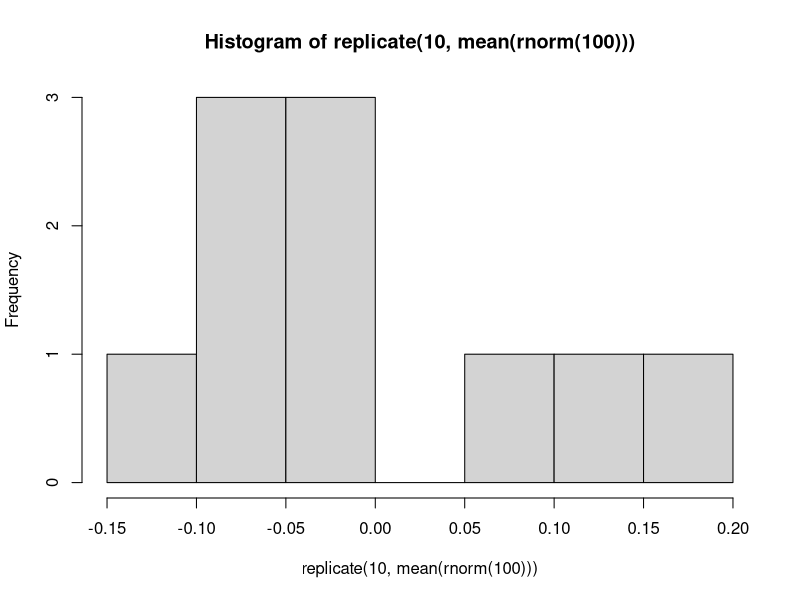
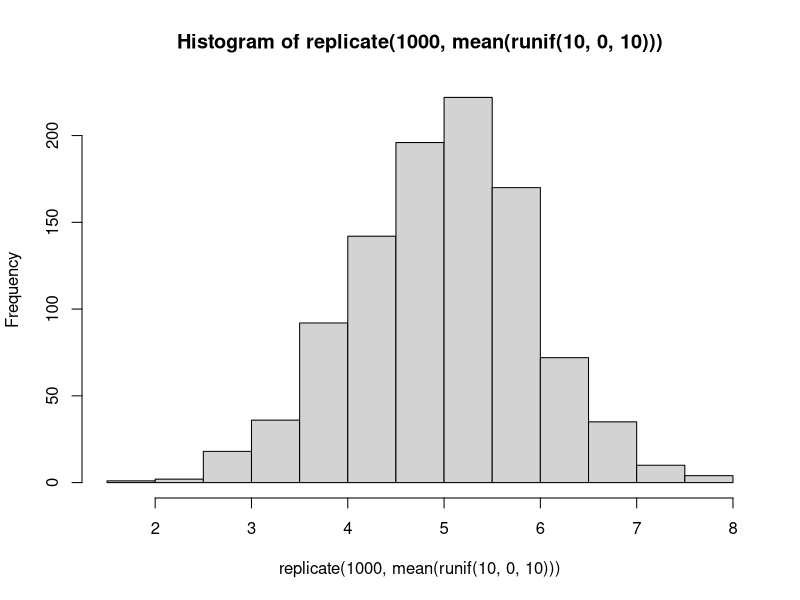
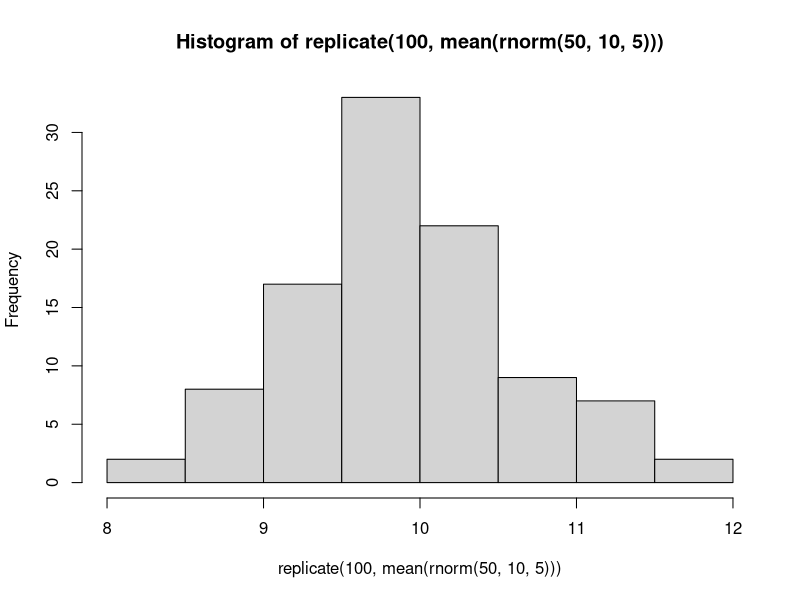
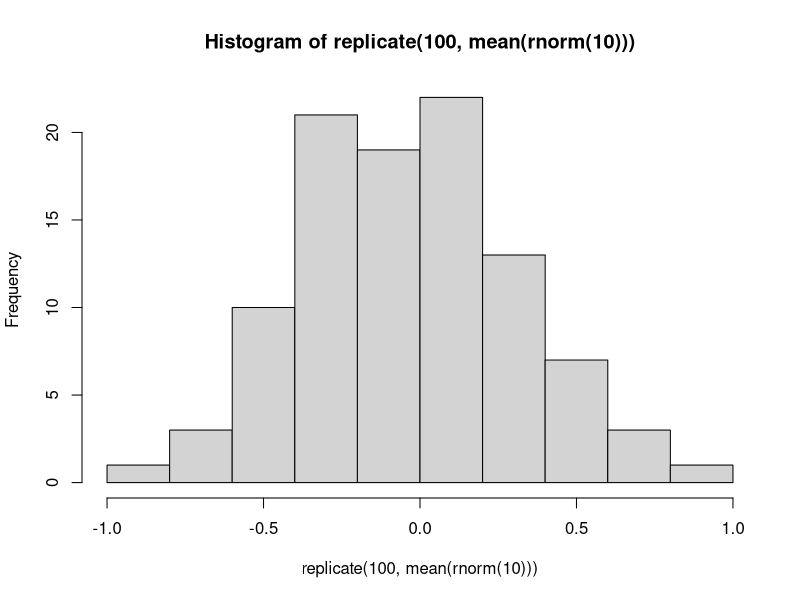
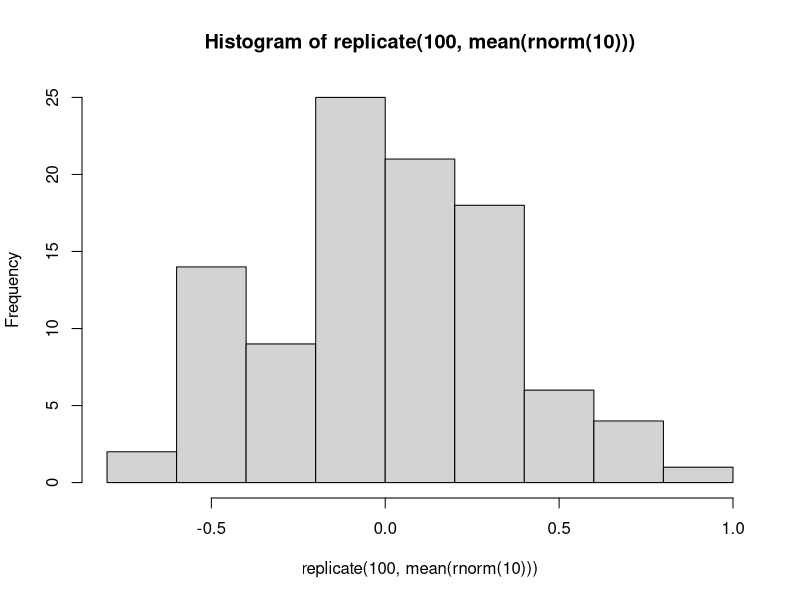
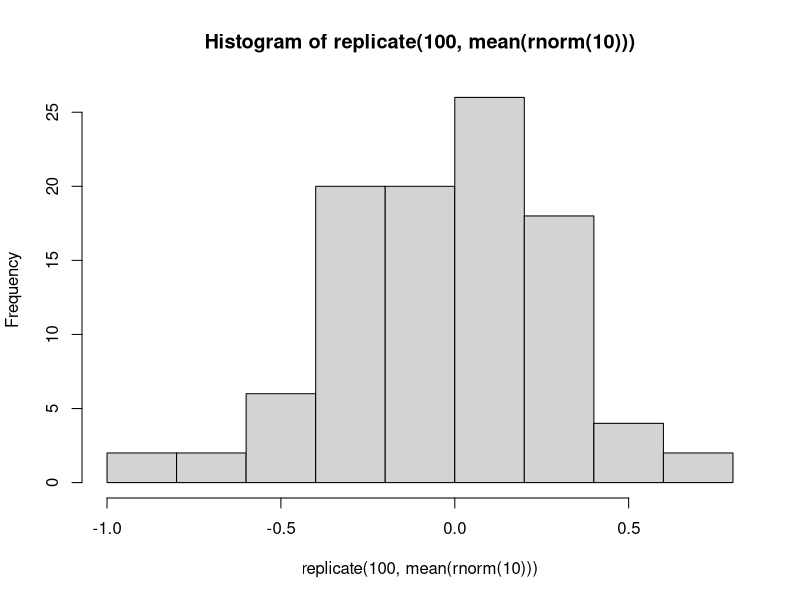
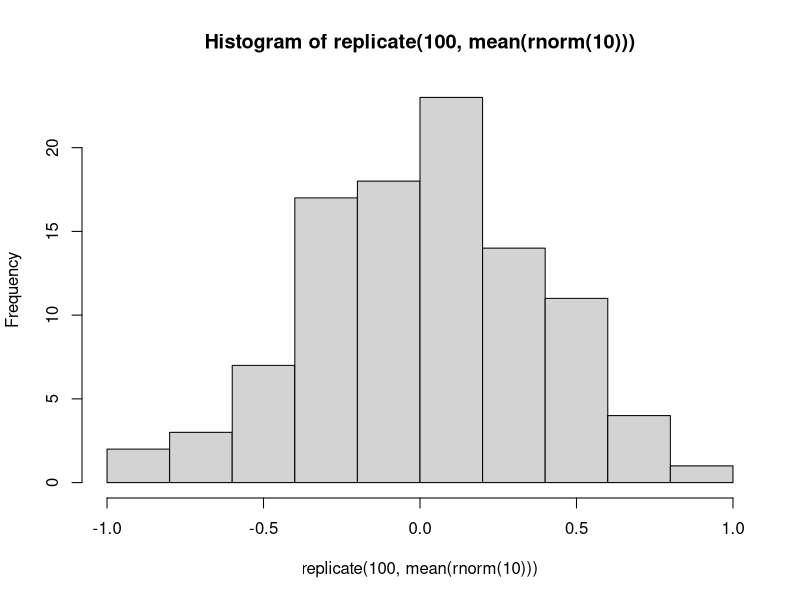
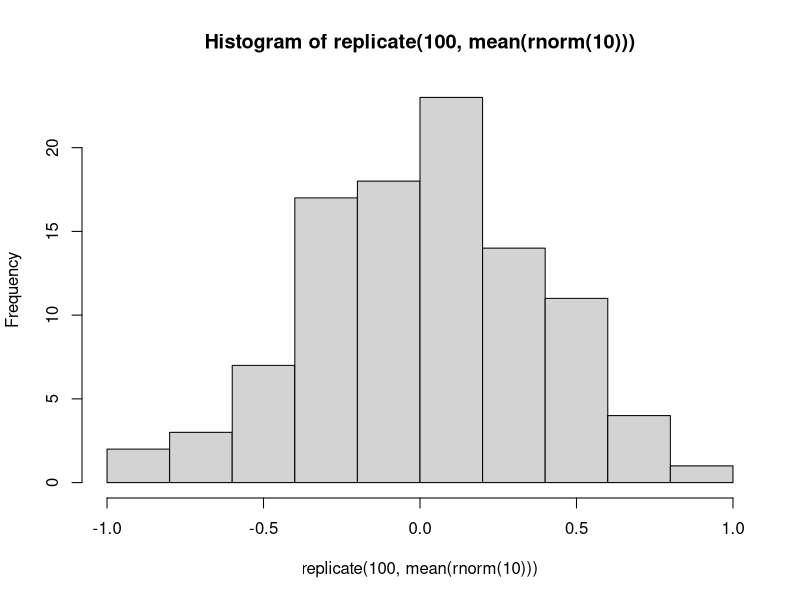

These figures' R source, in order:
###############################################################################################################
# This R script contains                                                                                      #
#  - the examples shown in the step-by-step workshop pages                                                    #
#    (for you to run line-by-line to observe the outcome, or to modify and play with)                         #
#  - space called 'YOUR TURN' for you to write your own code to answer the exercices from the workshop pages  #
#  - a possible solution to those exercices (indented)                                                        #
###############################################################################################################

#~~~~~~~~~ Random Numbers Generators and sampling theory

# sample 

## x is a sequence
x <- 1:10
x
?sample # default: replace = FALSE
sample(x)
sample(x, replace = TRUE)
sample(letters, size = 10)
sample(x, size = 100, replace = TRUE)

## x is a vector of combined values
x <- c(1,5,8)
x
sample(x, size = 6, replace = TRUE)




# YOUR TURN: generate random numbers
## Sample 100 values between 3 and 103 with replacement









    ### possible solutions
    x <- 3:103
    sample(x, 100, replace=TRUE)



# random number generator drawing from specific distributions
?runif  # runif(n, min, max) 
?rpois  # rpois(n, lambda) 
?rnorm  # rnorm(n, mean, sd) 
?rbinom # rbinom(n, prob)	



# YOUR TURN: generate random numbers
## Draw 100 values from a normal distribution with a mean of 0 and a sd of 1


    
    
    
    
    
    

    ### possible solutions
    rnorm(n=100, mean=0, sd=1)
    rnorm(100,0,1) # you do not need to label the arguments if you provide them in their default order
    rnorm(100) # if you sample from a normal distribution with a mean of 0 and a sd of 1, you do not need to provide them, they are the defaults

## Draw 50 values from a normal distribution with a mean of 10 and sd of 5


    
    
    
    
    
    

    ### possible solutions
    rnorm(50, 10, 5) 
    rnorm(sd=5, mean=10, n=50) # if you do not know what order is the default, label your arguments and input them in the order you want!

## Draw 1000 values from a poisson distribution with a lambda of 50


    
    
    
    
    
    

    ### possible solutions
    rpois(n=1000, lambda=50)
    rpois(1000, 50)

## Draw 30 values from a uniform distribution between 0 and 10


    
    
    
    


    ### possible solutions
    runif(n=30, min=0, max=10)
    runif(30, 0, 10)




# repeat 
?replicate # replicate(n, expression)
rnorm(10)
mean(rnorm(10))
replicate(10,rnorm(10))
replicate(10, mean(rnorm(100)))
hist(replicate(10, mean(rnorm(100))))

# YOUR TURN: generate random numbers, repeat, and plot
## Replicate 1000 times the mean of 10 values drawn from a unifrom distribution between 0 and 10  









    ### possible solutions
    replicate (1000, mean(runif(10, 0, 10)))
    hist(replicate (1000, mean(runif(10, 0, 10))))


## Replicate 100 times the mean of 50 values drawn from a normal distribution of mean 10 and standard deviation 5  




    
    
    
    
    
    
    ### possible solutions
    replicate (100, mean(rnorm(50, 10, 5)))
    hist(replicate (100, mean(rnorm(50, 10, 5))))



# set seed
hist(replicate(100, mean(rnorm(10))))
hist(replicate(100, mean(rnorm(10))))
hist(replicate(100, mean(rnorm(10))))

set.seed(10)
hist(replicate(100, mean(rnorm(10))))

set.seed(10)
hist(replicate(100, mean(rnorm(10))))


# defining sample size within a replication
## single random sample of normal distribution N(0,1) with n=10
set.seed(10)
x <- rnorm(10, mean=0, sd=1)
hist(x, breaks=10, col="grey", xlim=c(-4,4))
abline(v=0, col="red", lty=2, lwd=2)
abline(v=mean(x), col="blue", lwd=2)
par(xpd=TRUE) # turn off clipping of legend
legend(0.9,1.5, c("mean(x)", "0"), 
       lty=c(1, 2), 
       col=c("blue","red"))

## 24 sims of same distribution N(0,1) with n=10
set.seed(10)
x24 <- replicate(24, rnorm(10,0,1))
par(mfrow=c(3,8), mar=c(0,0,0,0))
x24Plot <- apply(x24,2,function(x){
               hist(x, col="grey", xlim=c(-5,5), ylim=c(0,7), breaks=c(-5:5),
                    main="", ylab="", xlab="", xaxt="n", yaxt="n")
               abline(v=mean(x), col="blue", lwd=2)
               abline(v=0, col="red", lty=2, lwd=2)
                })

## distribution of mu and sd from 24 sims N(0,1) with n=10
par(mfrow=c(1,2), mar=c(5,5,1,1))
hist(apply(x24, 2, mean), main="Mean",col="grey", xlim=c(-1,1))
abline(v=0, col="red", lty=2, lwd=2)
hist(apply(x24, 2, sd), main="SD",col="grey", xlim=c(0.6,1.4))
abline(v=1, col="red", lty=2, lwd=2)

## 24 sims of same distribution N(0,1) with n=1000
set.seed(10)
x24b <- replicate(24, rnorm(1000,0,1))
par(mfrow=c(3,8), mar=c(0,0,0,0))
x24bPlot <- apply(x24b,2,function(x){
               hist(x, col="grey", xlim=c(-5,5), ylim=c(0,500), breaks=c(-5:5),
                    main="", ylab="", xlab="", xaxt="n", yaxt="n")
               abline(v=mean(x), col="blue", lwd=2)
               abline(v=0, col="red", lty=2, lwd=2)
               })

## distribution of mu and sd from 24 sims N(0,1) with n=1000
par(mfrow=c(1,2), mar=c(5,5,1,1))
hist(apply(x24b, 2, mean), main="Mean",col="grey", xlim=c(-1,1))
abline(v=0, col="red", lty=2, lwd=2)
hist(apply(x24b, 2, sd), main="SD",col="grey", xlim=c(0.6,1.4))
abline(v=1, col="red", lty=2, lwd=2)

## distribution of mu and sd from 1000 sims N(0,1) with n=10
set.seed(10)
x1000 <- replicate(1000, rnorm(10,0,1))
par(mfrow=c(1,2), mar=c(5,5,1,1))
hist(apply(x1000, 2, mean), main="Mean",col="grey")
abline(v=0, col="red", lty=2, lwd=2)
hist(apply(x1000, 2, sd), main="SD",col="grey")
abline(v=1, col="red", lty=2, lwd=2)


#~~~~~~~~~ Functions

# writing a function
    ## function syntax:
    ## AwesomeFunctionName <- function(argument1, argument2,…){
    ## do stuff here
    ## }

# YOUR TURN: write a function 
## that draws a histogram of nrep draws of mean(rnorm(100))













    ### possible solutions
    #### step 1: the action
    mean(rnorm(100))
    #### step 2: replicate the action 1000 times
    replicate(1000, mean(rnorm(100)))
    #### step 3: plot the outcome of those simulations
    hist(replicate(1000, mean(rnorm(100))))
    #### step 4: replicate the action nrep time, with nrep defined outside the function
    nrep <- 1000
    replicate(nrep, mean(rnorm(100)))
    #### step 5: wrap it in a function:
    histrnorm100 <- function (nrep){
      hist(replicate(nrep, mean(rnorm(100))))
    }
    #### step 6: check that the function works
    histrnorm100(9)

    
# YOUR TURN: modify your function
## to draw a histogram of n draws of mean(rnorm(n))






    
    
    
    
    
    
    

    
    
    ### possible solutions
    #### step 4: define parameters outside the function
    nrep <- 100
    n <- 10
    replicate(nrep, mean(rnorm(n)))
    #### step 5: wrap the action in a function:
    histrnorm_n <- function (nrep, n){
      hist(replicate(n, mean(rnorm(n))))
    }
    #### step 6: check that the function works
    histrnorm_n(9,3)
    
    


#~~~~~~~~~ Real (useful) simulation

# YOUR TURN: draw from the same distribution twice 
## and see if the sample differ from each other
## will they differ significantly in 5% of the nrep?
### Figure out how to do a t.test in R  
### Generate two vectors of 10 values drawn from N(0,1) and compare them with a t test  
### Figure out how to extract the p-value from that object (use `str` and your subsetting skills)
### Write a function simT that generates two vectors of n random normals, compare them with a t test and return the p-value  
### Repeat with nrep=20 and draw a histogram for n=10
### Repeat with nrep=100 and draw a histogram for n=10    
    
    
    
    
    
    
    
    
    
    
    
    
    
    

    
    ### possible solutions
    #### Figure out how to do a t.test in R
    ?t.test
    #### Generate two vectors of 50  N(0,1) 
    x1 <- rnorm(50,0,1)
    x2 <- rnorm(50,0,1)
    #### Compare them with a t test
    t.test(x1,x2)
    #### extract p value
    str(t.test(x1,x2))
    t.test(x1,x2)$p.value
    #### write function 
    simT <- function(n){
    x1 <- rnorm(n,0,1)
    x2 <- rnorm(n,0,1)
    t.test(x1, x2)$p.value 
    }
    #### test function
    simT(50)
    
    #### repeat function for n = 10 and for different nrep and plot
    par(mfrow=c(1,2))
    simTRep <- replicate(20, simT(10))
    hist(simTRep, col="grey", breaks=21, main = "nrep=20, n=10", xlab="pvalue")
    abline(v=0.05, lwd=2, lty=2, col="red")
    
    simTRep2 <- replicate(100, simT(10))
    hist(simTRep2, col="grey", breaks=21, main = "nrep=100, n=10", xlab="pvalue")
    abline(v=0.05, lwd=2, lty=2, col="red")
    
    #### repeat function for nrep = 1000 and various n
    par(mfrow=c(1,2))
    simTRep <- replicate(1000, simT(10))
    hist(simTRep, col="grey", breaks=21, main = "nrep=1000, n=10", xlab="pvalue")
    abline(v=0.05, lwd=2, lty=2, col="red")
    
    simTRep2 <- replicate(1000, simT(100))
    hist(simTRep2, col="grey", breaks=21, main = "nrep=1000, n=100", xlab="pvalue")
    abline(v=0.05, lwd=2, lty=2, col="red")


# YOUR TURN: draw from the same distribution twice 
## using a poisson with lambda = 3 rather than normal distribution
## and see how t.test performs

hist(rpois(100,3))














    ### possible solutions
    #### write new function
    simTpoiss <- function(n){
      x1 <- rpois(n,3)
      x2 <- rpois(n,3)
      t.test(x1, x2)$p.value 
    }
    
    #### repeat function for n = 10 and for different nrep and plot
    par(mfrow=c(1,2))
    hist(replicate(20, simTpoiss(10)), breaks =21,main="nrep = 20, n=10", xlab ='pvalue', col="grey")
    abline(v=0.05, lwd=2, lty=2, col="red")
    hist(replicate(100, simTpoiss(10)), breaks =21,main="nrep =100, n=10", xlab ='pvalue', col="grey")
    abline(v=0.05, lwd=2, lty=2, col="red")
    
    #### repeat function for nrep = 1000 and various n
    par(mfrow=c(1,2))
    hist(replicate(1000, simTpoiss(10)), breaks =21, main="nrep = 1000, n=10", xlab ='pvalue', col="grey")
    abline(v=0.05, lwd=2, lty=2, col="red")
    hist(replicate(1000, simTpoiss(100)), breaks =21,main="nrep = 1000, n=100", xlab ='pvalue', col="grey")
    abline(v=0.05, lwd=2, lty=2, col="red")
    

    
    
   
    

